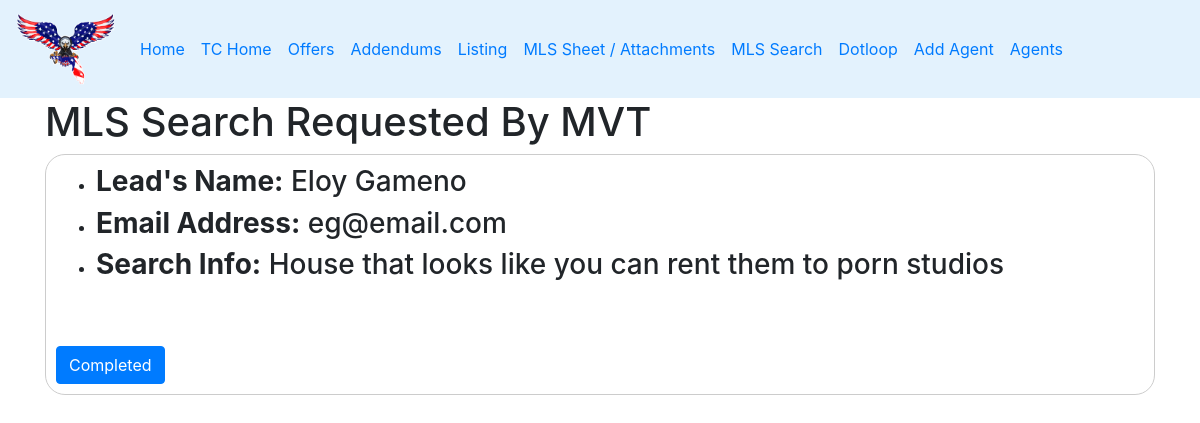
The page /ticket/mlssearch/pending/1/ (signed in) on the database its author committed.
### Tickets/models.py (models this page shows, shortened)
class CreateSearch(models.Model):
	agent = models.ForeignKey(TeamMembers, on_delete = models.DO_NOTHING, verbose_name = "Agent")
	search = models.TextField(blank = True, null=True, verbose_name = "Criteria of search")
	full_name = models.CharField(max_length = 100, blank = True, null=True,verbose_name = "Lead’s name shown on FUB")
	email = models.CharField(max_length = 100, blank = True, null = True, verbose_name = "Email Address")
	created = models.DateTimeField(auto_now_add = True)
	completed = models.DateTimeField(null = True)
	completed_by = models.ForeignKey(User, on_delete = models.DO_NOTHING, null = True)

### TeamMembers/models.py (models this page shows)
class TeamMembers(models.Model):
	name = models.CharField(max_length=100, verbose_name="Agent's Name")
	phone = models.CharField(max_length=100, verbose_name="Phone Number")
	email = models.CharField(max_length=100, verbose_name="Email")
	offer = models.IntegerField(default=0)
	addendum = models.IntegerField(default=0)
	listing = models.IntegerField(default = 0)
	mls_attachments = models.IntegerField(default = 0)
	mls_search = models.IntegerField(default = 0)
	dotloop = models.IntegerField(default = 0)
	def __str__(self):
		return str(self.name)

### Tickets/views.py (the view)
# urls.py: path('mlssearch/pending/<int:mlssearch_id>/', views.detailsmlssearch, name = 'mlssearch details'),
@login_required
def detailsmlssearch(request, mlssearch_id):
	mlssearch = get_object_or_404(CreateSearch,pk = mlssearch_id)
	return render(request, 'mlssearchdetails.html', {'mlssearch':mlssearch,
		'encabezado':mlssearch.full_name})

### Tickets/templates/mlssearchdetails.html (shortened to what this page needs)
{% extends 'base.html' %}
{% load static %}
{% block content %}
<h1>MLS Search Requested By {{mlssearch.agent}}</h1>
<div class="details">
<ul>
	<li>
		<h3><b>Lead's Name:</b> {{mlssearch.full_name}}</h3>
	</li>
	<li>
		<h3><b>Email Address:</b> {{mlssearch.email}}</h3>
	</li>
	<li>
		<h3><b>Search Info:</b> {{mlssearch.search}}</h3>
	</li>
</ul>
<br>
<br>
{% if mlssearch.completed %}
<h2>Task completed by {{mlssearch.completed_by}}</h2>
<h2>Date completed: {{mlssearch.completed}}</h2>
{% else %}
<div class="completed">
	<form action="{% url 'mlssearch completed' mlssearch.id %}" method="POST">
	<button class="btn btn-primary">
		Completed
	</button>
	</form>
</div>
{% endif %}
</div>
{% endblock %}

### static/css/estilos.css (style rules this page uses)
body { background-image:url('https://yt3.googleusercontent.com/WSwBQpgZ-93Mobr4KeA1Y9v4qjpHbxNfNuQ6kH4bukLgl4p-4IgpVFDB-Hf0eQV7XykQORkg=s900-c-k-c0x00ffffff-no-rj') ; background-size: cover; background-position: 20% 20%; }
.signup-container, .card, .card-body, .form, .form-group, .details, table { border: 1px solid #ccc; border-radius: 20px; padding: 10px; justify-content: center; }
.signup-container, .form, .form-group, .details, .block, table { background-color: rgba(255, 255, 255, 0.5); backdrop-filter: blur(15px); }

### rows shown on the page
CreateSearch: agent "MVT", full_name "Eloy Gameno", email "eg@email.com", search "House that looks like you can rent them to porn studios"
